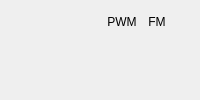
       <widget class="Frame" name="osc2Frame">
        <property name="contextMenuPolicy">
         <enum>Qt::CustomContextMenu</enum>
        </property>
        <property name="sections" stdset="0">
         <stringlist>
          <string>0 4 3 2</string>
          <string>0 6 3 1</string>
         </stringlist>
        </property>
        <property name="label" stdset="0">
         <string>OSC 2</string>
        </property>
        <property name="marginOverride" stdset="0">
         <bool>true</bool>
        </property>
        <layout class="QGridLayout" name="gridLayout_30">
         <item row="1" column="6">
          <widget class="Combo" name="osc2FMSource">
           <property name="label" stdset="0">
            <string>Source</string>
           </property>
           <property name="valueList" stdset="0">
            <stringlist/>
           </property>
          </widget>
         </item>
         <item row="2" column="5">
          <widget class="Dial" name="osc2PWMAmount">
           <property name="label" stdset="0">
            <string>Amount</string>
           </property>
          </widget>
         </item>
         <item row="1" column="4" colspan="2">
          <widget class="Combo" name="osc2PWMSource">
           <property name="label" stdset="0">
            <string>Source</string>
           </property>
           <property name="valueList" stdset="0">
            <stringlist/>
           </property>
          </widget>
         </item>
         <item row="2" column="6">
          <widget class="Dial" name="osc2FMAmount">
           <property name="label" stdset="0">
            <string>Amount</string>
           </property>
          </widget>
         </item>
         <item row="1" column="2">
          <widget class="Dial" name="osc2Brilliance">
           <property name="label" stdset="0">
            <string>Brilliance</string>
           </property>
          </widget>
         </item>
         <item row="2" column="1">
          <widget class="Dial" name="osc2Semitone">
           <property name="label" stdset="0">
            <string>Semitone</string>
           </property>
           <property name="rangeZeroAngle" stdset="0">
            <number>150</number>
           </property>
          </widget>
         </item>
         <item row="2" column="3">
          <widget class="Dial" name="osc2BendRange">
           <property name="label" stdset="0">
            <string>Bend Range</string>
           </property>
           <property name="rangeZeroAngle" stdset="0">
            <number>150</number>
           </property>
          </widget>
         </item>
         <item row="0" column="4" colspan="2">
          <widget class="QLabel" name="label_7">
           <property name="text">
            <string>PWM</string>
           </property>
           <property name="alignment">
            <set>Qt::AlignCenter</set>
           </property>
          </widget>
         </item>
         <item row="2" column="2">
          <widget class="Dial" name="osc2Detune">
           <property name="label" stdset="0">
            <string>Detune</string>
           </property>
           <property name="rangeZeroAngle" stdset="0">
            <number>150</number>
           </property>
          </widget>
         </item>
         <item row="1" column="0" colspan="2">
          <widget class="Combo" name="osc2Shape">
           <property name="label" stdset="0">
            <string>Shape</string>
           </property>
           <property name="valueList" stdset="0">
            <stringlist/>
           </property>
          </widget>
         </item>
         <item row="2" column="0">
          <widget class="Dial" name="osc2Octave">
           <property name="label" stdset="0">
            <string>Octave</string>
           </property>
           <property name="rangeZeroAngle" stdset="0">
            <number>150</number>
           </property>
          </widget>
         </item>
         <item row="2" column="4">
          <widget class="Dial" name="osc2Pulsewidth">
           <property name="label" stdset="0">
            <string>Width</string>
           </property>
          </widget>
         </item>
         <item row="1" column="3">
          <widget class="Dial" name="osc2Keytrack">
           <property name="label" stdset="0">
            <string>Keytrack</string>
           </property>
          </widget>
         </item>
         <item row="0" column="6">
          <widget class="QLabel" name="label_8">
           <property name="text">
            <string>FM</string>
           </property>
           <property name="alignment">
            <set>Qt::AlignCenter</set>
           </property>
          </widget>
         </item>
         <item row="0" column="7" rowspan="3">
          <widget class="SquareButton" name="osc2LimitWT">
           <property name="label" stdset="0">
            <string>Limit\nWT</string>
           </property>
           <property name="labelTextAlign" stdset="0">
            <set>Qt::AlignCenter|Qt::AlignHCenter|Qt::AlignLeading|Qt::AlignLeft|Qt::AlignVCenter</set>
           </property>
           <property name="maximumWidgetSize" stdset="0">
            <size>
             <width>40</width>
             <height>20</height>
            </size>
           </property>
           <property name="switchable" stdset="0">
            <bool>true</bool>
           </property>
           <property name="inverted" stdset="0">
            <bool>true</bool>
           </property>
           <property name="fullMode" stdset="0">
            <bool>true</bool>
           </property>
          </widget>
         </item>
        </layout>
       </widget>
